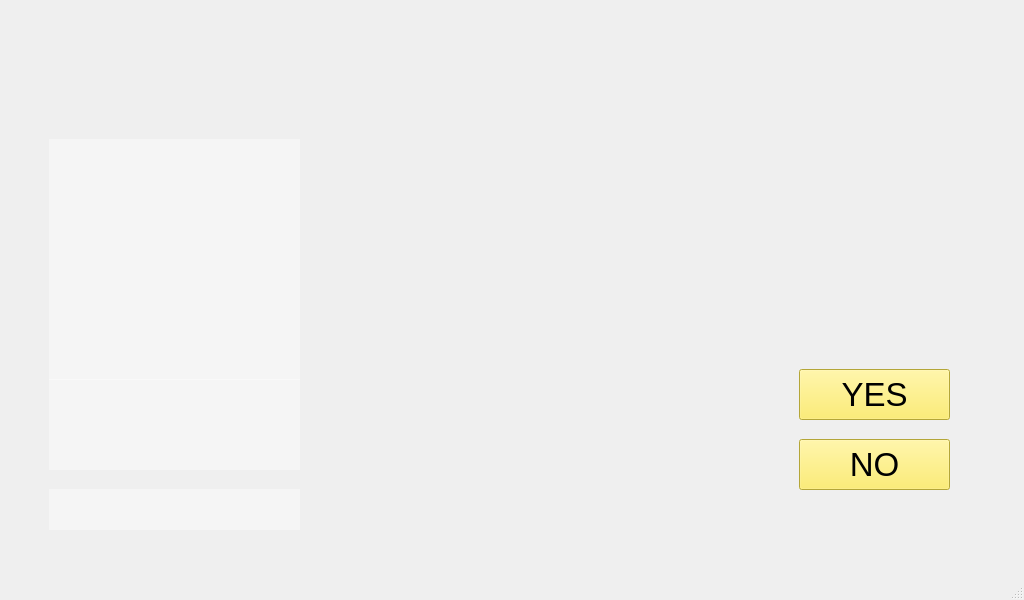
<?xml version="1.0" encoding="UTF-8"?>
<ui version="4.0">
 <class>MainWindow</class>
 <widget class="QMainWindow" name="MainWindow">
  <property name="geometry">
   <rect>
    <x>0</x>
    <y>0</y>
    <width>1024</width>
    <height>600</height>
   </rect>
  </property>
  <property name="windowTitle">
   <string>MainWindow</string>
  </property>
  <widget class="QWidget" name="centralwidget">
   <layout class="QGridLayout" name="gridLayout">
    <item row="0" column="0">
     <widget class="QGroupBox" name="groupBox">
      <property name="title">
       <string>GroupBox</string>
      </property>
      <widget class="QLabel" name="image_label">
       <property name="geometry">
        <rect>
         <x>0</x>
         <y>0</y>
         <width>1011</width>
         <height>581</height>
        </rect>
       </property>
       <property name="autoFillBackground">
        <bool>true</bool>
       </property>
       <property name="text">
        <string/>
       </property>
      </widget>
      <widget class="QLabel" name="info_label">
       <property name="geometry">
        <rect>
         <x>40</x>
         <y>130</y>
         <width>251</width>
         <height>241</height>
        </rect>
       </property>
       <property name="font">
        <font>
         <family>Ubuntu</family>
         <pointsize>25</pointsize>
         <weight>75</weight>
         <italic>false</italic>
         <bold>true</bold>
        </font>
       </property>
       <property name="layoutDirection">
        <enum>Qt::LeftToRight</enum>
       </property>
       <property name="autoFillBackground">
        <bool>false</bool>
       </property>
       <property name="styleSheet">
        <string notr="true">font: 57 25pt &quot;Ubuntu&quot;;
font-weight: bold;
color: rgb(84, 0, 0);
background-color : rgba(255, 255, 255, 90);</string>
       </property>
       <property name="text">
        <string/>
       </property>
       <property name="alignment">
        <set>Qt::AlignCenter</set>
       </property>
      </widget>
      <widget class="QLabel" name="face_label">
       <property name="geometry">
        <rect>
         <x>250</x>
         <y>50</y>
         <width>521</width>
         <height>501</height>
        </rect>
       </property>
       <property name="text">
        <string/>
       </property>
       <property name="pixmap">
        <pixmap>face.png</pixmap>
       </property>
       <property name="scaledContents">
        <bool>true</bool>
       </property>
      </widget>
      <widget class="QPushButton" name="yes_button">
       <property name="geometry">
        <rect>
         <x>790</x>
         <y>360</y>
         <width>151</width>
         <height>51</height>
        </rect>
       </property>
       <property name="font">
        <font>
         <pointsize>25</pointsize>
        </font>
       </property>
       <property name="styleSheet">
        <string notr="true">background-color: rgb(252, 233, 79);
selection-background-color: rgb(143, 89, 2);</string>
       </property>
       <property name="text">
        <string>YES</string>
       </property>
      </widget>
      <widget class="QPushButton" name="no_button">
       <property name="geometry">
        <rect>
         <x>790</x>
         <y>430</y>
         <width>151</width>
         <height>51</height>
        </rect>
       </property>
       <property name="font">
        <font>
         <pointsize>25</pointsize>
        </font>
       </property>
       <property name="styleSheet">
        <string notr="true">background-color: rgb(252, 233, 79);
selection-background-color: rgb(143, 89, 2);</string>
       </property>
       <property name="text">
        <string>NO</string>
       </property>
      </widget>
      <widget class="QLabel" name="checked_label">
       <property name="geometry">
        <rect>
         <x>760</x>
         <y>20</y>
         <width>211</width>
         <height>288</height>
        </rect>
       </property>
       <property name="text">
        <string/>
       </property>
      </widget>
      <widget class="QLabel" name="device_label">
       <property name="geometry">
        <rect>
         <x>40</x>
         <y>480</y>
         <width>251</width>
         <height>41</height>
        </rect>
       </property>
       <property name="font">
        <font>
         <family>Ubuntu</family>
         <pointsize>25</pointsize>
         <weight>75</weight>
         <italic>false</italic>
         <bold>true</bold>
        </font>
       </property>
       <property name="layoutDirection">
        <enum>Qt::LeftToRight</enum>
       </property>
       <property name="autoFillBackground">
        <bool>false</bool>
       </property>
       <property name="styleSheet">
        <string notr="true">font: 57 25pt &quot;Ubuntu&quot;;
font-weight: bold;
color: rgb(84, 0, 0);
background-color : rgba(255, 255, 255, 90);</string>
       </property>
       <property name="text">
        <string/>
       </property>
       <property name="alignment">
        <set>Qt::AlignCenter</set>
       </property>
      </widget>
      <widget class="QLabel" name="course_label">
       <property name="geometry">
        <rect>
         <x>40</x>
         <y>370</y>
         <width>251</width>
         <height>91</height>
        </rect>
       </property>
       <property name="font">
        <font>
         <family>Ubuntu</family>
         <pointsize>25</pointsize>
         <weight>75</weight>
         <italic>false</italic>
         <bold>true</bold>
        </font>
       </property>
       <property name="layoutDirection">
        <enum>Qt::LeftToRight</enum>
       </property>
       <property name="autoFillBackground">
        <bool>false</bool>
       </property>
       <property name="styleSheet">
        <string notr="true">font: 57 25pt &quot;Ubuntu&quot;;
font-weight: bold;
color: rgb(84, 0, 0);
background-color : rgba(255, 255, 255, 90);</string>
       </property>
       <property name="text">
        <string/>
       </property>
       <property name="alignment">
        <set>Qt::AlignCenter</set>
       </property>
      </widget>
     </widget>
    </item>
   </layout>
  </widget>
  <widget class="QStatusBar" name="statusbar"/>
 </widget>
 <resources/>
 <connections/>
</ui>
